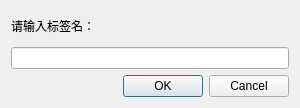
<?xml version="1.0" encoding="UTF-8"?>
<ui version="4.0">
 <class>Dialog</class>
 <widget class="QDialog" name="Dialog">
  <property name="geometry">
   <rect>
    <x>0</x>
    <y>0</y>
    <width>300</width>
    <height>108</height>
   </rect>
  </property>
  <property name="windowTitle">
   <string>Dialog</string>
  </property>
  <layout class="QVBoxLayout" name="verticalLayout_2">
   <item>
    <layout class="QVBoxLayout" name="verticalLayout">
     <item>
      <widget class="QLabel" name="label">
       <property name="text">
        <string>请输入标签名：</string>
       </property>
      </widget>
     </item>
     <item>
      <widget class="QLineEdit" name="lineEdit"/>
     </item>
     <item>
      <widget class="QDialogButtonBox" name="buttonBox">
       <property name="orientation">
        <enum>Qt::Horizontal</enum>
       </property>
       <property name="standardButtons">
        <set>QDialogButtonBox::Cancel|QDialogButtonBox::Ok</set>
       </property>
      </widget>
     </item>
    </layout>
   </item>
  </layout>
 </widget>
 <resources/>
 <connections>
  <connection>
   <sender>buttonBox</sender>
   <signal>accepted()</signal>
   <receiver>Dialog</receiver>
   <slot>accept()</slot>
   <hints>
    <hint type="sourcelabel">
     <x>248</x>
     <y>254</y>
    </hint>
    <hint type="destinationlabel">
     <x>157</x>
     <y>274</y>
    </hint>
   </hints>
  </connection>
  <connection>
   <sender>buttonBox</sender>
   <signal>rejected()</signal>
   <receiver>Dialog</receiver>
   <slot>reject()</slot>
   <hints>
    <hint type="sourcelabel">
     <x>316</x>
     <y>260</y>
    </hint>
    <hint type="destinationlabel">
     <x>286</x>
     <y>274</y>
    </hint>
   </hints>
  </connection>
 </connections>
</ui>
